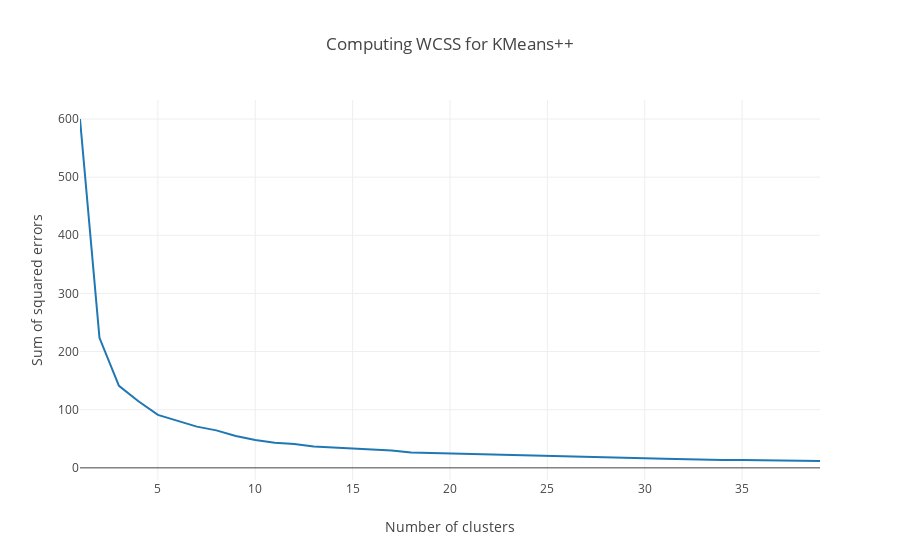

Notebook source saved alongside this figure:
### Markdown cell above
#### using plotly method to plot elbow curve

### Code cell
data = {
                "type": "scatter",
                "x": clusters,
                "y": wcss
            }

data = Data([data])
layout = go.Layout(
    title="Computing WCSS for KMeans++",
    yaxis=dict(title='Sum of squared errors'),
    xaxis=dict(title='Number of clusters'),
    paper_bgcolor='rgba(0,0,0,0)',
    plot_bgcolor='rgba(0,0,0,0)'
)

fig = Figure(data=data, layout=layout)
fig.show()

### Figure 1 — Plotly figure (JSON) as saved in the notebook; plotly's stock layout.template omitted (floating-point values rounded to 4 significant figures)
{"data": [{"type": "scatter", "uid": "8d66dcd8-c0fb-4b7e-a244-cedd75011884", "x": [1, 2, 3, 4, 5, 6, 7, 8, 9, 10, 11, 12, 13, 14, 15, 16, 17, 18, 19, 20, 21, 22, 23, 24, 25, 26, 27, 28, 29, 30, 31, 32, 33, 34, 35, 36, 37, 38, 39], "y": [600, 223.7, 141.0, 114.6, 91.0, 80.74, 70.89, 64.5, 54.65, 47.85, 43.28, 40.94, 36.53, 34.94, 32.89, 30.57, 29.79, 26.42, 25.55, 24.36, 23.25, 22.04, 21.23, 20.87, 19.51, 18.73, 18.11, 16.78, 16.36, 16.33, 15.7, 14.69, 13.93, 13.67, 13.39, 12.67, 12.43, 12.21, 11.78]}], "layout": {"paper_bgcolor": "rgba(0,0,0,0)", "plot_bgcolor": "rgba(0,0,0,0)", "title": {"text": "Computing WCSS for KMeans++"}, "xaxis": {"title": {"text": "Number of clusters"}}, "yaxis": {"title": {"text": "Sum of squared errors"}}}}
